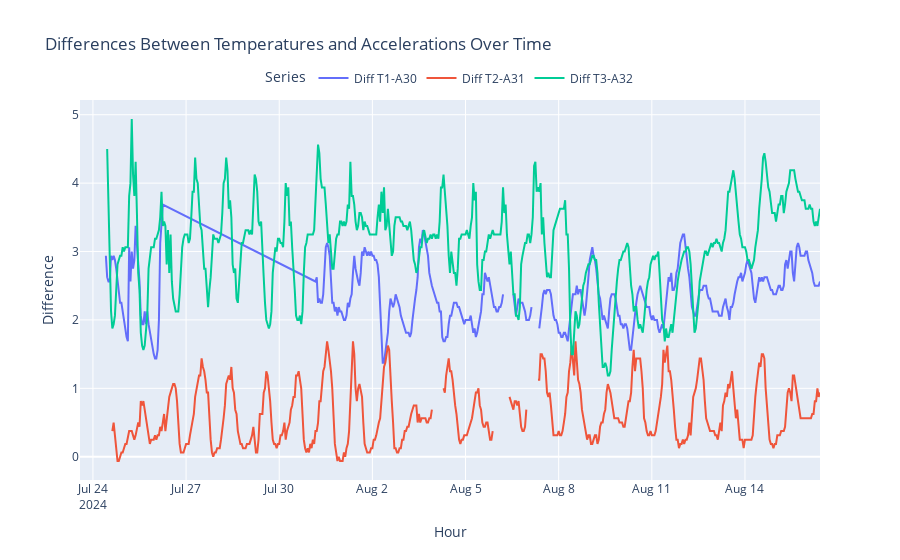

Here is the notebook cell this chart was saved with:
### Code cell
import plotly.graph_objects as go

# Create traces for the differences
trace_diff_1 = go.Scatter(
    x=df_T1['hour'],
    y=df_T1['diff_T1_A30'],
    mode='lines',
    name='Diff T1-A30'
)

trace_diff_2 = go.Scatter(
    x=df_T2['hour'],
    y=df_T2['diff_T2_A31'],
    mode='lines',
    name='Diff T2-A31'
)

trace_diff_3 = go.Scatter(
    x=df_T3['hour'],
    y=df_T3['diff_T3_A32'],
    mode='lines',
    name='Diff T3-A32'
)

# Create a figure and add traces
fig = go.Figure()

fig.add_trace(trace_diff_1)
fig.add_trace(trace_diff_2)
fig.add_trace(trace_diff_3)

# Update the layout with titles and legend positioning
fig.update_layout(
    title='Differences Between Temperatures and Accelerations Over Time',
    xaxis_title='Hour',
    yaxis_title='Difference',
    legend_title='Series',
    legend=dict(
        orientation="h",
        yanchor="bottom",
        y=1.02,
        xanchor="center",
        x=0.5
    ),
    hovermode="x unified"
)

# Show the figure
fig.show()

### Figure 1 — Plotly figure (JSON) as saved in the notebook; plotly's stock layout.template omitted (floating-point values rounded to 4 significant figures; data arrays with more than 128 entries replaced by an {"elided": "..."} marker saying what was removed)
{"data": [{"mode": "lines", "name": "Diff T1-A30", "type": "scatter", "x": {"elided": "456 str values"}, "y": {"elided": "456 float values"}}, {"mode": "lines", "name": "Diff T2-A31", "type": "scatter", "x": {"elided": "548 str values"}, "y": {"elided": "548 float values"}}, {"mode": "lines", "name": "Diff T3-A32", "type": "scatter", "x": {"elided": "571 str values"}, "y": {"elided": "571 float values"}}], "layout": {"hovermode": "x unified", "legend": {"orientation": "h", "title": {"text": "Series"}, "x": 0.5, "xanchor": "center", "y": 1.02, "yanchor": "bottom"}, "title": {"text": "Differences Between Temperatures and Accelerations Over Time"}, "xaxis": {"title": {"text": "Hour"}}, "yaxis": {"title": {"text": "Difference"}}}}
